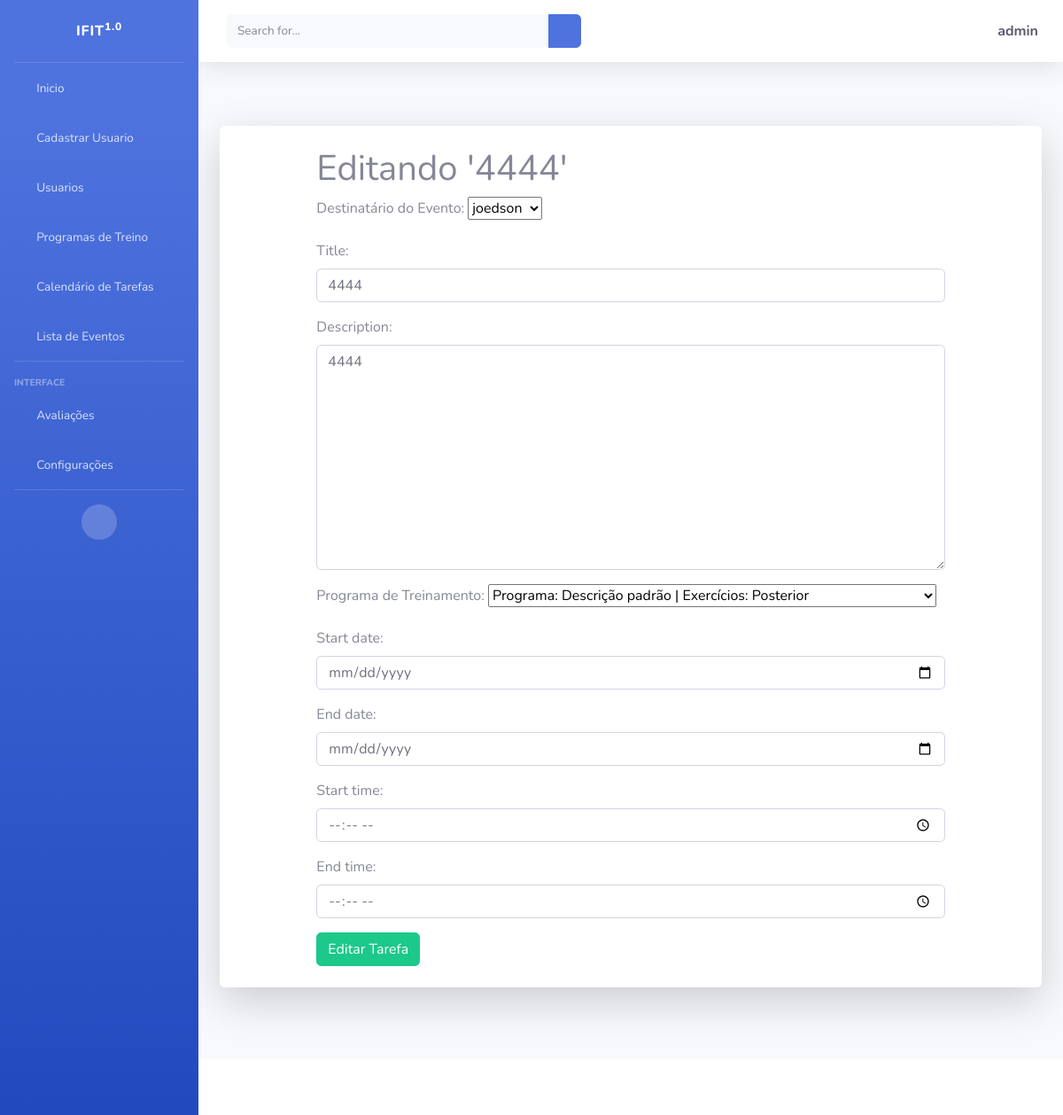
The page /list/edit/18/ (signed in) on the database its author committed.
### tasks/models.py (models this page shows, shortened)
class Task(models.Model):
    id = models.BigAutoField(primary_key=True)
    title = models.CharField(max_length=255)
    description = models.TextField()
    start_date = models.DateField()
    end_date = models.DateField()
    total_subs = models.PositiveIntegerField(default=0)
    subs = models.PositiveIntegerField(default=0)
    start_time = models.TimeField()
    end_time = models.TimeField()
    usuario = models.ForeignKey(User, on_delete=models.CASCADE)
    programa_treino = models.ForeignKey(TrainingExercicio, on_delete=models.PROTECT)
    created_at = models.DateTimeField(auto_now_add=True)
    updated_at = models.DateTimeField(auto_now=True)

### tasks/views.py (the view)
# urls.py: path('list/edit/<int:pk>/', TaskUpdateView.as_view(), name='edit-task'),
class TaskUpdateView(GroupRequiredMixin, LoginRequiredMixin, UpdateView):
    group_required = u"Administrador"
    login_url = reverse_lazy('login')
    model = Task
    form_class = TaskForm
    template_name = 'tasks/edittask.html'
    context_object_name = 'task'
    success_url = reverse_lazy('task-list')
    def get_object(self, queryset=None):
        task = super().get_object(queryset)
        if task.usuario != self.request.user and not self.request.user.is_staff:
            raise PermissionDenied("Você não tem permissão para editar esta tarefa.")
        return task

### cadastros/models.py (called while the page is built)
    def __str__(self):
        exercicios = ', '.join([exercise.exercicio for exercise in self.exercises.all()])
        return f"Programa: {self.descricao} | Exercícios: {exercicios}"

### tasks/templates/tasks/edittask.html (shortened to what this page needs)
{% extends 'paginas/index.html' %}
{% load static %}
{% block conteudo %}
<div class="offset-1 col-10 list-div">
    <h1>Editando '{{task.title}}'</h1>
    <form method="POST">
        {{ form.as_p }}
        <input type="submit" class="btn btn-success" value="Editar Tarefa">
    </form>
</div>
{% endblock %}

### paginas/templates/paginas/index.html (shortened to what this page needs)
{% load static %}
<!DOCTYPE html>
<html lang="pt-br">
<head>
    <link href={% static "fontawesome-free/css/all.min.css" %} rel="stylesheet" type="text/css">
    <link href={% static "css/sb-admin-2.min.css" %} rel="stylesheet" type="text/css">
    <link href={% static "css/sb-admin-2.min.css" %} rel="stylesheet">
</head>
<body id="page-top">
    <div id="wrapper">
        <ul class="navbar-nav bg-gradient-primary sidebar sidebar-dark accordion" id="accordionSidebar">
            <a class="sidebar-brand d-flex align-items-center justify-content-center" href="index.html">
                <div class="sidebar-brand-text mx-3">IFIT<sup>1.0</sup></div>
            </a>
            <hr class="sidebar-divider my-0">
            <li class="nav-item {% if request.path == '/' or request.path == '/inicio/' %}active{% endif %}">
                <a class="nav-link" href="{% url 'inicio' %}">
                    <i class="fas fa-fw fa-home"></i>
                    <span>Inicio</span>
                </a>
            </li>
            <li class="nav-item {% if request.path == '/registrar/' %}active{% endif %}">
                {% if user.is_staff %}
                    <a class="nav-link" href="{% url 'registrar' %}">
                        <i class="fas fa-fw fa-plus"></i>
                        <span>Cadastrar Usuario</span>
                    </a>
                {% endif %}
            </li>
            <li class="nav-item {% if request.path == '/listar-usersauth/' %}active{% endif %}">
                {% if user.is_staff %}
                    <a class="nav-link" href="{% url 'listar-usersauth' %}">
                        <i class="fas fa-fw fa-user"></i>
                        <span>Usuarios</span>
                    </a>
                {% endif %}
            </li>
            <li class="nav-item {% if request.path == '/listar-training-exercicios/' %}active{% endif %}">
                <a class="nav-link" href="{% url 'listar-training-exercicios' %}">
                    <i class="fas fa-fw fa-dumbbell"></i>
                    <span>Programas de Treino</span>
                </a>
            </li>
            <li class="nav-item {% if request.path == '/calendar/' %}active{% endif %}">
                <a class="nav-link" href="{% url 'calendar' %}">
                    <i class="fas fa-fw fa-calendar"></i>
                    <span>Calendário de Tarefas</span>
                </a>
            </li>
            <li class="nav-item {% if request.path == '/task-list/' %}active{% endif %}">
                <a class="nav-link" href="{% url 'task-list' %}">
                    <i class="fas fa-fw fa-clipboard"></i>
                    <span>Lista de Eventos</span>
                </a>
            </li>
            <hr class="sidebar-divider">
            <div class="sidebar-heading">
                Interface
            </div>
            <li class="nav-item {% if request.path == '/avaliacoes/' or request.path == '/listar-avaliacoes/' %}active{% endif %}">
                <a class="nav-link collapsed" href="#" data-toggle="collapse" data-target="#collapseTwo"
                    aria-expanded="true" aria-controls="collapseTwo">
                    <i class="fas fa-fw fa-heartbeat"></i>
                    <span>Avaliações</span>
                </a>
            </li>
            <li class="nav-item {% if request.path == '/atualizar-dados/' %}active{% endif %}">
                <a class="nav-link collapsed" href="#" data-toggle="collapse" data-target="#collapseUtilities"
                    aria-expanded="true" aria-controls="collapseUtilities">
                    <i class="fas fa-fw fa-wrench"></i>
                    <span>Configurações</span>
                </a>
            </li>
            <hr class="sidebar-divider d-none d-md-block">
            <div class="text-center d-none d-md-inline">
                <button class="rounded-circle border-0" id="sidebarToggle"></button>
            </div>
        </ul>
        <div id="content-wrapper" class="d-flex flex-column">
            <div id="content">
                <nav class="navbar navbar-expand navbar-light bg-white topbar mb-4 static-top shadow">
                    <form
                        class="d-none d-sm-inline-block form-inline mr-auto ml-md-3 my-2 my-md-0 mw-100 navbar-search">
                        <div class="input-group">
                            <input type="text" class="form-control bg-light border-0 small" placeholder="Search for..."
                                aria-label="Search" aria-describedby="basic-addon2">
                            <div class="input-group-append">
                                <button class="btn btn-primary" type="button">
                                    <i class="fas fa-search fa-sm"></i>
                                </button>
                            </div>
                        </div>
                    </form>
                    <ul class="navbar-nav ml-auto">
                        <li class="nav-item dropdown no-arrow">
                            {% if request.user.is_authenticated %}
                            <a class="nav-link dropdown-toggle" href="#" id="userDropdown" role="button"
                                data-toggle="dropdown" aria-haspopup="true" aria-expanded="false">
                                <span class="fas fa-user-circle fa-lg fa-fw mr-2 text-dark"></span>
                                <span class="font-weight-bold text-dark">{{ request.user }}</span>
                            </a>
                            {% endif %}
                        </li>
                    </ul>
                </nav>
                <div class="container-fluid py-5">
                    <div class="jumbotron bg-white shadow-lg p-4 rounded">
                        {% block conteudo %}{% endblock %}
                    </div>
                </div>
            </div>
            <footer class="sticky-footer bg-white">
            </footer>
        </div>
    </div>
</body>
</html>

### rows shown on the page
Task: title "4444", usuario "joedson", description "4444", programa_treino "Programa: Descrição padrão | Exercícios: Posterior"

### other values the page prints
{{ request.user }} "admin"
